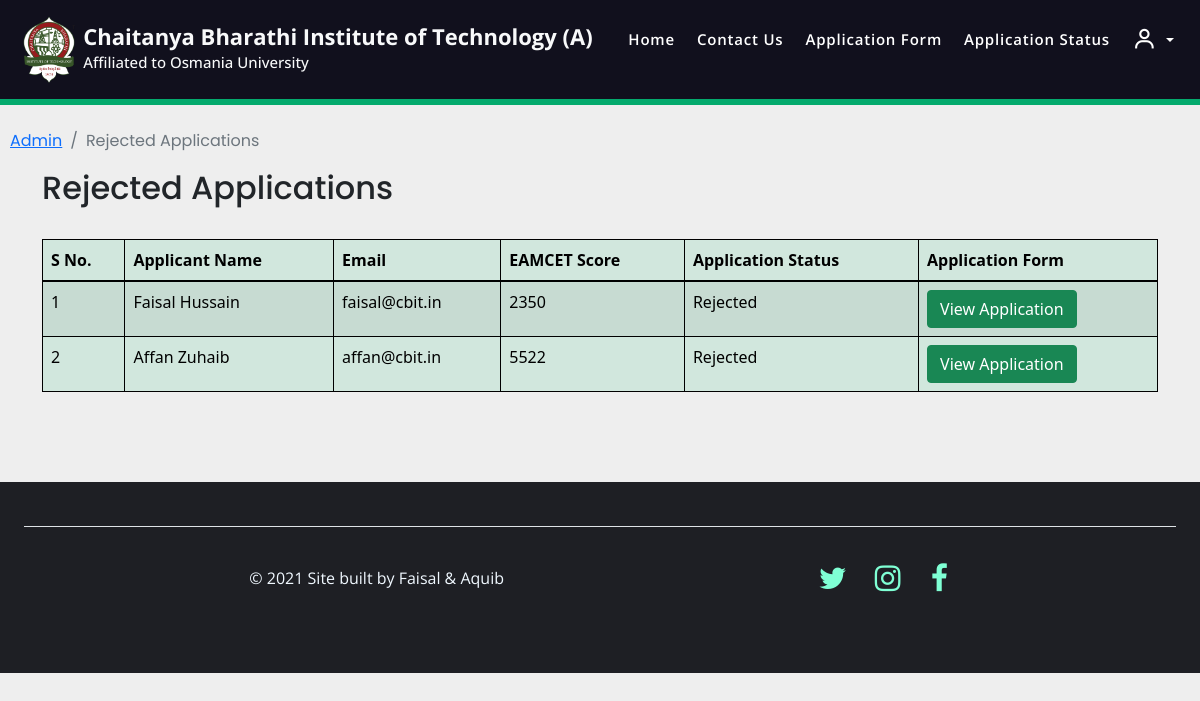
The app's page /rejected_users/ (signed in) with its own data.
### home/models.py (models this page shows, shortened)
class Application(models.Model):
    COURSES = (
    ('Artificial Intelligence & Data Science', 'Artificial Intelligence & Data Science'),
    ('Artificial Intelligence & Machine Learning', 'Artificial Intelligence & Machine Learning'),
    ('IoT, Block-Chain Technology & Cyber Security', 'IoT, Block-Chain Technology & Cyber Security'),
    ('Computer Science Engineering', 'Computer Science Engineering'),
    ('Information Technology', 'Information Technology'),
    ('Electronics & Communication Engineering', 'Electronics & Communication Engineering'),
    ('Electrical & Electronics Engineering', 'Electrical & Electronics Engineering'),
    ('Mechanical Engineering', 'Mechanical Engineering'),
    ('Civil Engineering', 'Civil Engineering'),
    ('Chemical Engineering', 'Chemical Engineering'),
    ('Biotechnology', 'Biotechnology'),
    )
    GENDER_CHOICES = (
    ('Male', 'Male'),
    ('Female', 'Female'),
    ('Other', 'Other')
    )
    STATUS = (
        ('Approved', 'Approved'),
        ('Pending', 'Pending'),
        ('Rejected', 'Rejected'),
    )
    user = models.OneToOneField(User, on_delete=models.CASCADE, blank=True, null=True)
    course = models.CharField(max_length=100, choices= COURSES)
    name = models.CharField(max_length=200)
    gender = models.CharField(choices=GENDER_CHOICES, max_length=128, default="None")
    DOB = models.DateField(default=datetime.today)
    email = models.EmailField()
    phone = models.CharField(max_length=200)
    address = models.TextField(max_length=200)
    student_profile = models.ImageField(upload_to="images")
    ssc_score = models.DecimalField(max_digits=4, decimal_places=2, null=True)
    ssc_memo = models.ImageField(upload_to="images", null=True)
    ssc_tc = models.ImageField(upload_to="images", null=True)
    inter_score = models.DecimalField(max_digits=4, decimal_places=2, null=True)
    inter_memo = models.ImageField(upload_to="images", null=True)
    inter_tc = models.ImageField(upload_to="images", null=True)
    eamcet_score = models.IntegerField(null=True)
    eamcet_memo = models.ImageField(upload_to="images", null=True)
    jee_score = models.DecimalField(max_digits=5, decimal_places=3, null=True)
    jee_memo = models.ImageField(upload_to="images", null=True)
    Application_Status = models.TextField(max_length=100, choices=STATUS, default="Pending")
    message = models.TextField(max_length=100, default="", null=True, blank=True)

### home/views.py (the view)
# urls.py: path('rejected_users/', views.rejected_users, name='rejected_users'),
def rejected_users(request):
    if not request.user.is_superuser:
        return redirect("/sign_in")
    applications = Application.objects.filter(Application_Status='Rejected')
    return render(request, 'rejected_users.html', {"applications":applications})

### templates/rejected_users.html (shortened to what this page needs)
{% extends 'base.html' %}
{% block body %}
<nav aria-label="breadcrumb" style="padding-left: 10px; font-family: 'Poppins', sans-serif;">
    <ol class="breadcrumb">
        <li class="breadcrumb-item"><a href="/handle_admin/">Admin</a></li>
        <li class="breadcrumb-item active" aria-current="page">Rejected Applications</li>
    </ol>
</nav>
<div class="container" style="padding-bottom: 50px; min-height: max-content;">
    <h2 style="font-family: 'Poppins', sans-serif;">Rejected Applications</h2><br>
    <table class="table table-success table-striped" id="myTable">
        <thead>
            <tr style="cursor:pointer">
                <th scope="col" onclick="sortTable(0);">S No.</th>
                <th scope="col" onclick="sortTable(1);">Applicant Name</th>
                <th scope="col" onclick="sortTable(2);">Email</th>
                <th scope="col" onclick="sortTable(3);">EAMCET Score</th>
                <th scope="col" onclick="sortTable(4);">Application Status</th>
                <th scope="col" >Application Form</th>
            </tr>
        </thead>
        <tbody>
            {% for application in applications %}
            <tr>
                <td></td>
                <td>{{application.name}}</td>
                <td>{{application.email}}</td>
                <td>{{application.eamcet_score}}</td>
                <td>{{application.Application_Status}}</td>
                <td><a href="/student_application/{{application.id}}/" target="_blank" class="btn btn-success">View Application</a></td>
            </tr>
            {% endfor %}
        </tbody>
    </table>
</div>
<br>
{% endblock body %}

### templates/base.html (style rules this page uses)
html { scroll-behavior: smooth; height: 100%; min-height: 100%; }
body { height: 100%; min-height: 100%; padding: auto; overflow: visible; overflow-x: hidden; background-color: #eee; }

### templates/rejected_users.html (style rules this page uses)
body { counter-reset: Serial; }
table { border-collapse: collapse; }
table, th, td { border: 1px solid black; }
tbody tr td:first-child:before { counter-increment: Serial; content: counter(Serial); }

### records on screen
Application: name "Faisal Hussain", email "faisal@cbit.in", eamcet_score "2350", Application_Status "Rejected"
Application: name "Affan Zuhaib", email "affan@cbit.in", eamcet_score "5522", Application_Status "Rejected"
